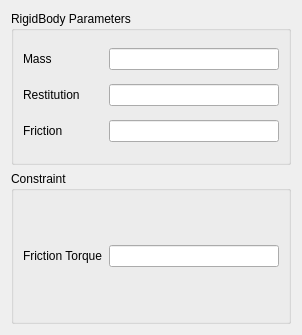
<?xml version="1.0" encoding="UTF-8"?>
<ui version="4.0">
 <class>dialog</class>
 <widget class="QDialog" name="dialog">
  <property name="geometry">
   <rect>
    <x>0</x>
    <y>0</y>
    <width>302</width>
    <height>335</height>
   </rect>
  </property>
  <property name="windowTitle">
   <string>Ragdoll Tool</string>
  </property>
  <layout class="QVBoxLayout" name="verticalLayout">
   <item>
    <widget class="QGroupBox" name="groupBox">
     <property name="title">
      <string>RigidBody Parameters</string>
     </property>
     <layout class="QVBoxLayout" name="verticalLayout_2">
      <item>
       <layout class="QHBoxLayout" name="horizontalLayout">
        <item>
         <widget class="QLabel" name="label">
          <property name="minimumSize">
           <size>
            <width>80</width>
            <height>0</height>
           </size>
          </property>
          <property name="text">
           <string>Mass</string>
          </property>
         </widget>
        </item>
        <item>
         <widget class="QLineEdit" name="massLE">
          <property name="inputMethodHints">
           <set>Qt::ImhNone</set>
          </property>
         </widget>
        </item>
       </layout>
      </item>
      <item>
       <layout class="QHBoxLayout" name="horizontalLayout_3">
        <item>
         <widget class="QLabel" name="label_3">
          <property name="minimumSize">
           <size>
            <width>80</width>
            <height>0</height>
           </size>
          </property>
          <property name="text">
           <string>Restitution</string>
          </property>
         </widget>
        </item>
        <item>
         <widget class="QLineEdit" name="restitutionLE">
          <property name="inputMethodHints">
           <set>Qt::ImhNone</set>
          </property>
         </widget>
        </item>
       </layout>
      </item>
      <item>
       <layout class="QHBoxLayout" name="horizontalLayout_2">
        <item>
         <widget class="QLabel" name="label_2">
          <property name="minimumSize">
           <size>
            <width>80</width>
            <height>0</height>
           </size>
          </property>
          <property name="text">
           <string>Friction</string>
          </property>
         </widget>
        </item>
        <item>
         <widget class="QLineEdit" name="frictionLE">
          <property name="inputMethodHints">
           <set>Qt::ImhNone</set>
          </property>
         </widget>
        </item>
       </layout>
      </item>
     </layout>
    </widget>
   </item>
   <item>
    <widget class="QGroupBox" name="groupBox_2">
     <property name="title">
      <string>Constraint</string>
     </property>
     <layout class="QVBoxLayout" name="verticalLayout_3">
      <item>
       <layout class="QHBoxLayout" name="horizontalLayout_4">
        <item>
         <widget class="QLabel" name="label_4">
          <property name="minimumSize">
           <size>
            <width>80</width>
            <height>0</height>
           </size>
          </property>
          <property name="text">
           <string>Friction Torque</string>
          </property>
         </widget>
        </item>
        <item>
         <widget class="QLineEdit" name="maxFrictionTorqueLE"/>
        </item>
       </layout>
      </item>
     </layout>
    </widget>
   </item>
  </layout>
 </widget>
 <resources/>
 <connections/>
</ui>
